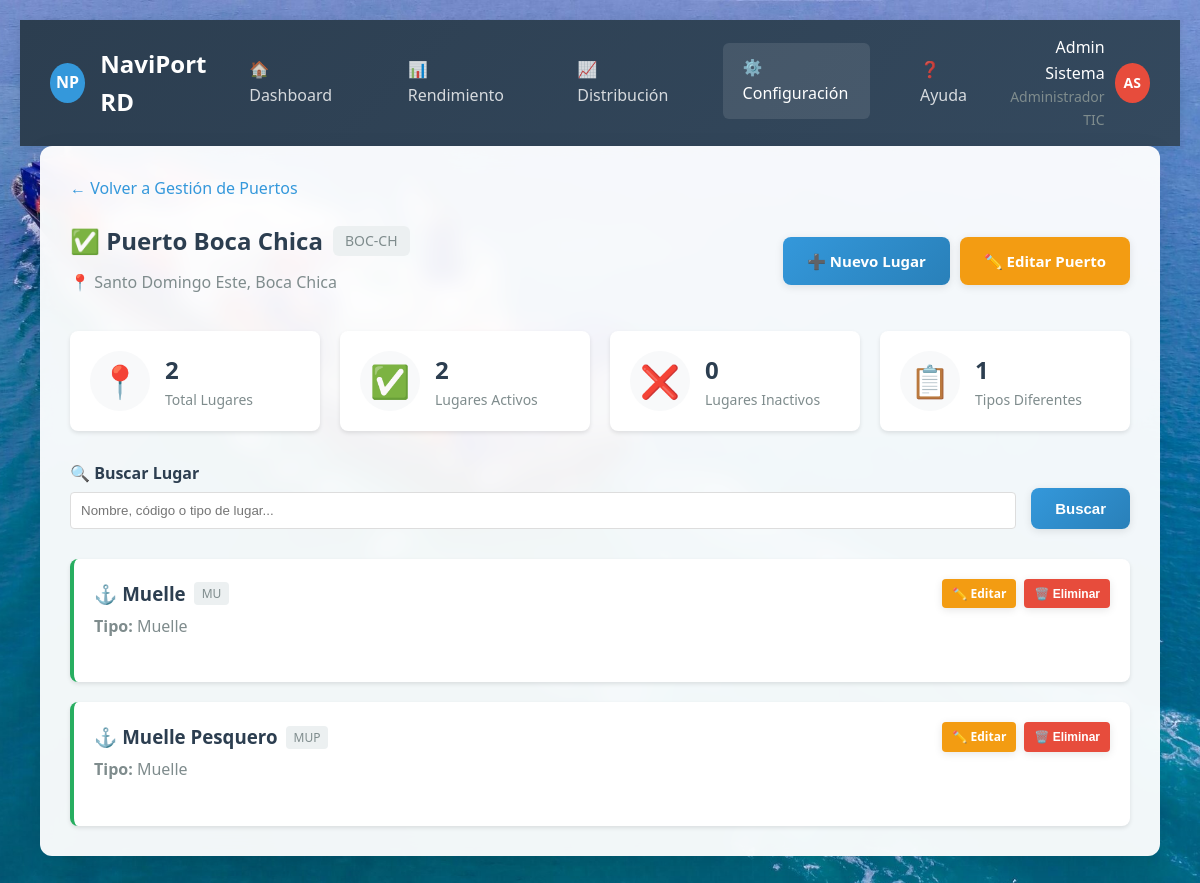
/evaluacion/puertos/4/ (signed in), run on the app's committed database.
### accounts/models.py (models this page shows, shortened)
class User(AbstractUser):
    ROLE_CHOICES = [
        ('solicitante', 'Solicitante'),
        ('evaluador', 'Evaluador Portuario'),
        ('supervisor', 'Supervisor'),
        ('admin_tic', 'Administrador TIC'),
        ('oficial_acceso', 'Oficial de Acceso Físico'),
        ('direccion', 'Dirección Logística'),
    ]
    role = models.CharField(
        max_length=20,
        choices=ROLE_CHOICES,
        default='solicitante',
        verbose_name='Rol'
    )
    cedula_rnc = models.CharField(
        max_length=20,
        unique=True,
        validators=[
            RegexValidator(
                regex=r'^(\d{3}-\d{7}-\d{1}|\d{3}-\d{5}-\d{1})$',
                message='Formato inválido. Use XXX-XXXXXXX-X para cédula o XXX-XXXXX-X para RNC'
            )
        ],
        verbose_name='Cédula/RNC'
    )
    telefono = models.CharField(
        max_length=15,
        blank=True,
        validators=[
            RegexValidator(
                regex=r'^\+?1?\d{9,15}$',
                message='Número de teléfono inválido'
            )
        ],
        verbose_name='Teléfono'
    )
    empresa = models.ForeignKey(
        'Empresa',
        on_delete=models.SET_NULL,
        null=True,
        blank=True,
        related_name='usuarios',
        verbose_name='Empresa'
    )
    es_admin_empresa = models.BooleanField(default=False, verbose_name='Admin de Empresa')
    puede_crear_usuarios = models.BooleanField(default=False, verbose_name='Puede Crear Usuarios')
    activo = models.BooleanField(default=True, verbose_name='Activo')
    created_at = models.DateTimeField(auto_now_add=True, verbose_name='Creado el')
    updated_at = models.DateTimeField(auto_now=True, verbose_name='Actualizado el')
    failed_login_attempts = models.PositiveIntegerField(default=0, verbose_name='Intentos fallidos')
    is_locked = models.BooleanField(default=False, verbose_name='Bloqueado')
    locked_until = models.DateTimeField(null=True, blank=True, verbose_name='Bloqueado hasta')
    last_login_ip = models.GenericIPAddressField(null=True, blank=True, verbose_name='Última IP')
    class Meta:
        verbose_name = 'Usuario'
        verbose_name_plural = 'Usuarios'
        ordering = ['-created_at']
    def get_display_name(self):
        return self.get_full_name() or self.username
    def get_role_display_with_admin(self):
        role_display = self.get_role_display()
        if self.es_admin_empresa and self.role == 'solicitante':
            return f"{role_display} (Administrador)"
        return role_display

### solicitudes/models.py (models this page shows, shortened)
class Puerto(models.Model):
    nombre = models.CharField(max_length=100, unique=True, verbose_name='Nombre')
    codigo = models.CharField(max_length=10, unique=True, verbose_name='Código')
    activo = models.BooleanField(default=True, verbose_name='Activo')
    ubicacion = models.CharField(max_length=200, blank=True, verbose_name='Ubicación')
    descripcion = models.TextField(blank=True, verbose_name='Descripción')
    fecha_creacion = models.DateTimeField(default=timezone.now, verbose_name='Fecha de Creación')
    fecha_modificacion = models.DateTimeField(auto_now=True, verbose_name='Última Modificación')
    class Meta:
        verbose_name = 'Puerto'
        verbose_name_plural = 'Puertos'
        ordering = ['nombre']

class LugarPuerto(models.Model):
    puerto = models.ForeignKey(Puerto, on_delete=models.CASCADE, related_name='lugares', verbose_name='Puerto')
    nombre = models.CharField(max_length=100, verbose_name='Nombre del Lugar')
    codigo = models.CharField(max_length=20, verbose_name='Código')
    tipo_lugar = models.CharField(max_length=50, choices=[
        ('muelle', 'Muelle'),
        ('oficinas', 'Oficinas'),
        ('parqueo', 'Parqueo'),
        ('almacen', 'Almacén'),
        ('contenedores', 'Zona de Contenedores'),
        ('aduana', 'Aduana'),
        ('servicios', 'Servicios'),
        ('otro', 'Otro')
    ], default='muelle', verbose_name='Tipo de Lugar')
    descripcion = models.TextField(blank=True, verbose_name='Descripción')
    activo = models.BooleanField(default=True, verbose_name='Activo')
    capacidad_maxima = models.PositiveIntegerField(null=True, blank=True, verbose_name='Capacidad Máxima')
    observaciones = models.TextField(blank=True, verbose_name='Observaciones')
    fecha_creacion = models.DateTimeField(default=timezone.now, verbose_name='Fecha de Creación')
    fecha_modificacion = models.DateTimeField(auto_now=True, verbose_name='Última Modificación')
    class Meta:
        verbose_name = 'Lugar del Puerto'
        verbose_name_plural = 'Lugares del Puerto'
        ordering = ['puerto__nombre', 'nombre']
        unique_together = [['puerto', 'codigo']]
    def get_tipo_display_icon(self):
        icons = {
            'muelle': '⚓',
            'oficinas': '🏢',
            'parqueo': '🚗',
            'almacen': '📦',
            'contenedores': '📦',
            'aduana': '🏛️',
            'servicios': '🔧',
            'otro': '📍'
        }
        return icons.get(self.tipo_lugar, '📍')

### evaluacion/views_puertos.py (the view)
# urls.py: path('puertos/<int:puerto_id>/', detalle_puerto, name='detalle_puerto'),
@role_required('evaluador', 'supervisor', 'admin_tic')
def detalle_puerto(request, puerto_id):
    puerto = get_object_or_404(Puerto, pk=puerto_id)
    search_query = request.GET.get('search', '')
    lugares = puerto.lugares.all()
    if search_query:
        lugares = lugares.filter(
            Q(nombre__icontains=search_query) |
            Q(codigo__icontains=search_query) |
            Q(tipo_lugar__icontains=search_query)
        )
    paginator = Paginator(lugares, 10)
    page_number = request.GET.get('page')
    lugares_page = paginator.get_page(page_number)
    puerto_stats = {
        'total_lugares': puerto.lugares.count(),
        'lugares_activos': puerto.lugares.filter(activo=True).count(),
        'lugares_inactivos': puerto.lugares.filter(activo=False).count(),
        'tipos_lugar': puerto.lugares.values('tipo_lugar').annotate(count=Count('id'))
    }
    context = {
        'puerto': puerto,
        'lugares': lugares_page,
        'search_query': search_query,
        'puerto_stats': puerto_stats,
        'titulo': f'Puerto: {puerto.nombre}'
    }
    return render(request, 'evaluacion/detalle_puerto.html', context)

### templates/evaluacion/detalle_puerto.html (shortened to what this page needs)
{% extends 'base.html' %}
{% block content %}
{% include 'includes/navbar_evaluador.html' with active_page='config' %}
<div class="content-area">
    <div style="margin-bottom: 20px;">
        <a href="{% url 'evaluacion:gestion_puertos' %}" style="color: #3498db; text-decoration: none;">← Volver a Gestión de Puertos</a>
    </div>
    <div class="page-header" style="display: flex; justify-content: space-between; align-items: center; margin-bottom: 30px;">
        <div>
            <h2 style="color: #2c3e50; margin-bottom: 10px; display: flex; align-items: center; gap: 10px;">
                {% if puerto.activo %}✅{% else %}❌{% endif %}
                {{ puerto.nombre }}
                <span style="background: #ecf0f1; color: #7f8c8d; padding: 4px 12px; border-radius: 6px; font-size: 14px; font-weight: normal;">
                    {{ puerto.codigo }}
                </span>
            </h2>
            {% if puerto.ubicacion %}
            <p style="color: #7f8c8d; margin-bottom: 5px;">📍 {{ puerto.ubicacion }}</p>
            {% endif %}
        </div>
        <div style="display: flex; gap: 10px;">
            <a href="{% url 'evaluacion:crear_lugar' puerto.pk %}" class="btn btn-primary">
                ➕ Nuevo Lugar
            </a>
            <a href="{% url 'evaluacion:editar_puerto' puerto.pk %}" class="btn" style="background: #f39c12; color: white;">
                ✏️ Editar Puerto
            </a>
        </div>
    </div>
    <div class="stats-grid" style="display: grid; grid-template-columns: repeat(auto-fit, minmax(200px, 1fr)); gap: 20px; margin-bottom: 30px;">
        <div class="stat-card">
            <div class="stat-icon">📍</div>
            <div class="stat-info">
                <div class="stat-number">{{ puerto_stats.total_lugares }}</div>
                <div class="stat-label">Total Lugares</div>
            </div>
        </div>
        <div class="stat-card">
            <div class="stat-icon">✅</div>
            <div class="stat-info">
                <div class="stat-number">{{ puerto_stats.lugares_activos }}</div>
                <div class="stat-label">Lugares Activos</div>
            </div>
        </div>
        <div class="stat-card">
            <div class="stat-icon">❌</div>
            <div class="stat-info">
                <div class="stat-number">{{ puerto_stats.lugares_inactivos }}</div>
                <div class="stat-label">Lugares Inactivos</div>
            </div>
        </div>
        <div class="stat-card">
            <div class="stat-icon">📋</div>
            <div class="stat-info">
                <div class="stat-number">{{ puerto_stats.tipos_lugar.count }}</div>
                <div class="stat-label">Tipos Diferentes</div>
            </div>
        </div>
    </div>
    <div class="search-section" style="margin-bottom: 30px;">
        <form method="get" style="display: flex; gap: 15px; align-items: end;">
            <div style="flex: 1;">
                <label for="search" style="display: block; font-weight: bold; color: #2c3e50; margin-bottom: 5px;">
                    🔍 Buscar Lugar
                </label>
                <input type="text" id="search" name="search" value="{{ search_query }}"
                       placeholder="Nombre, código o tipo de lugar..."
                       style="width: 100%; padding: 10px; border: 1px solid #ddd; border-radius: 4px;">
            </div>
            <button type="submit" class="btn btn-primary">Buscar</button>
        </form>
    </div>
    <div class="lugares-container">
        {% if lugares %}
            <div class="lugares-grid" style="display: grid; gap: 20px;">
                {% for lugar in lugares %}
                <div class="lugar-card" style="background: white; border-radius: 8px; padding: 20px; box-shadow: 0 2px 4px rgba(0,0,0,0.1); border-left: 4px solid {% if lugar.activo %}#27ae60{% else %}#e74c3c{% endif %};">
                    <div style="display: flex; justify-content: space-between; align-items: start; margin-bottom: 15px;">
                        <div style="flex: 1;">
                            <h3 style="color: #2c3e50; margin-bottom: 5px; display: flex; align-items: center; gap: 8px;">
                                {{ lugar.get_tipo_display_icon }}
                                {{ lugar.nombre }}
                                <span style="background: #ecf0f1; color: #7f8c8d; padding: 2px 8px; border-radius: 4px; font-size: 12px; font-weight: normal;">
                                    {{ lugar.codigo }}
                                </span>
                            </h3>
                            <p style="color: #7f8c8d; margin-bottom: 8px;">
                                <strong>Tipo:</strong> {{ lugar.get_tipo_lugar_display }}
                            </p>
                        </div>
                        <div class="lugar-actions" style="display: flex; gap: 8px; margin-left: 15px;">
                            <a href="{% url 'evaluacion:editar_lugar' lugar.pk %}" class="btn btn-sm" style="background: #f39c12; color: white; padding: 5px 10px; font-size: 12px;">
                                ✏️ Editar
                            </a>
                            <button onclick="eliminarLugar({{ lugar.pk }}, '{{ lugar.nombre }}')" class="btn btn-sm" style="background: #e74c3c; color: white; padding: 5px 10px; font-size: 12px;">
                                🗑️ Eliminar
                            </button>
                        </div>
                    </div>
                </div>
                {% endfor %}
            </div>
        {% endif %}
    </div>
</div>
{% endblock %}

### templates/includes/navbar_evaluador.html (shortened to what this page needs)
<div class="navbar">
    <div class="navbar-brand">
        <div class="logo">NP</div>
        NaviPort RD
    </div>
    <ul class="navbar-menu">
        <li {% if active_page == 'dashboard' %}class="active"{% endif %}>
            <a href="{% url 'evaluacion:dashboard' %}" style="color: inherit; text-decoration: none;">🏠 Dashboard</a>
        </li>
        <li {% if active_page == 'rendimiento' %}class="active"{% endif %}>
            <a href="{% url 'evaluacion:dashboard_rendimiento' %}" style="color: inherit; text-decoration: none;">📊 Rendimiento</a>
        </li>
        <li {% if active_page == 'distribucion' %}class="active"{% endif %}>
            <a href="{% url 'evaluacion:distribucion_evaluadores' %}" style="color: inherit; text-decoration: none;">📈 Distribución</a>
        </li>
        <li {% if active_page == 'config' %}class="active"{% endif %}>
            <a href="{% url 'evaluacion:configuracion' %}" style="color: inherit; text-decoration: none;">⚙️ Configuración</a>
        </li>
        <li {% if active_page == 'ayuda' %}class="active"{% endif %}>
            <a href="{% url 'accounts:ayuda' %}" style="color: inherit; text-decoration: none;">❓ Ayuda</a>
        </li>
    </ul>
    <div class="navbar-user">
        <div style="text-align: right; margin-right: 10px;">
            <div class="user-name">{{ user.get_display_name }}</div>
            <div style="font-size: 14px; color: #7f8c8d;">{{ user.get_role_display_with_admin }}</div>
        </div>
        <div class="user-avatar">{{ user.get_display_name|slice:':1'|upper }}{{ user.last_name|slice:':1'|upper }}</div>
    </div>
</div>

### data on the page
User: get_display_name "Admin Sistema", get_role_display_with_admin "Administrador TIC", get_display_name "A", last_name "S"
Puerto: nombre "Puerto Boca Chica", codigo "BOC-CH", ubicacion "Santo Domingo Este, Boca Chica"
LugarPuerto: get_tipo_display_icon "⚓", nombre "Muelle", codigo "MU", tipo_lugar "Muelle"
LugarPuerto: get_tipo_display_icon "⚓", nombre "Muelle Pesquero", codigo "MUP", tipo_lugar "Muelle"

### other printed values
{{ puerto_stats.total_lugares }} "2"
{{ puerto_stats.lugares_activos }} "2"
{{ puerto_stats.lugares_inactivos }} "0"
{{ puerto_stats.tipos_lugar.count }} "1"
